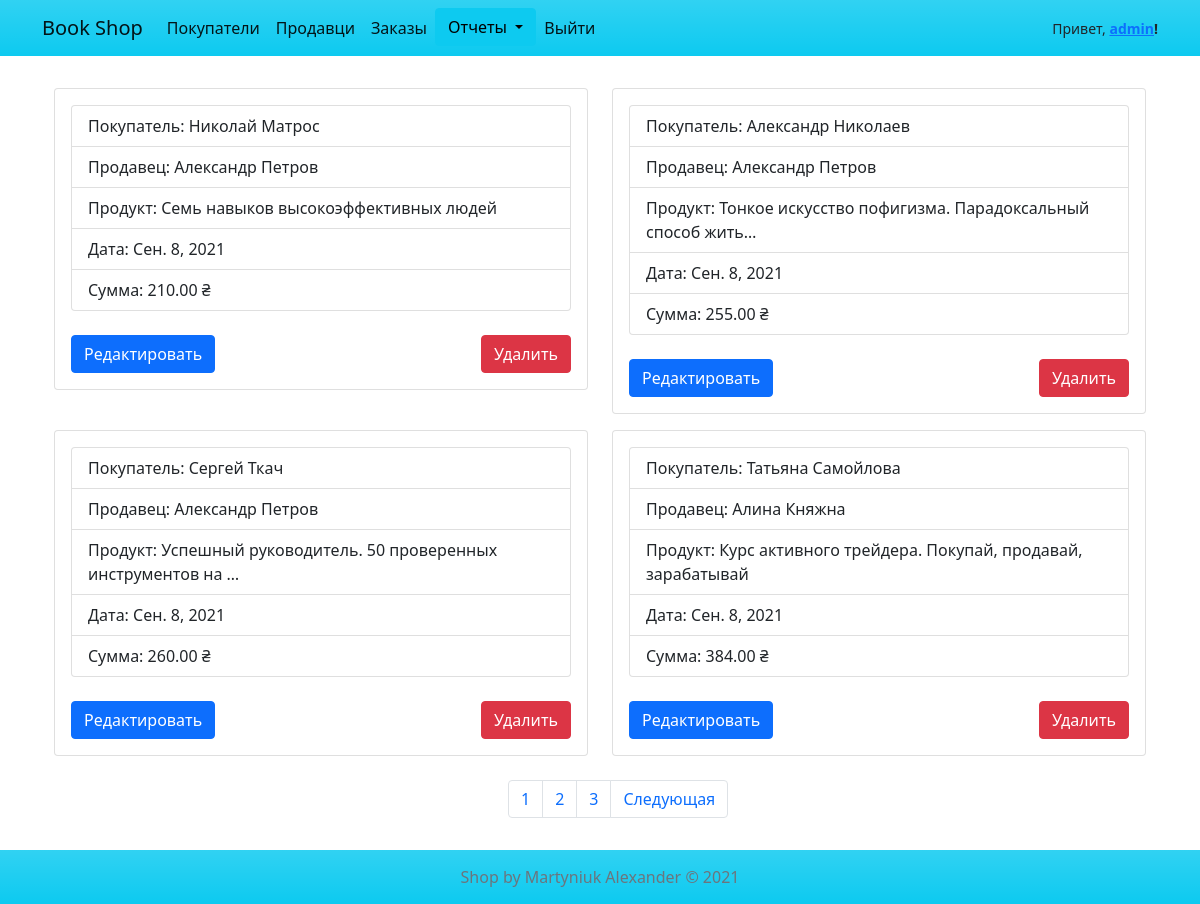
Page /order (signed in) on the committed database.
### app/models.py (models this page shows)
class Order(models.Model):
    customer = models.ForeignKey(
        'Customer',
        on_delete=models.CASCADE,
        related_name='orders',
        related_query_name='order',
        verbose_name='Покупатель'
    )
    seller = models.ForeignKey(
        'Seller',
        on_delete=models.CASCADE,
        related_name='orders',
        related_query_name='order',
        verbose_name='Продавец'
    )
    product = models.ForeignKey(
        'Product',
        on_delete=models.CASCADE,
        related_name='orders',
        related_query_name='order',
        verbose_name='Продукт'
    )
    date = models.DateField(auto_now_add=True, verbose_name='Дата заказа')
    total = models.DecimalField(max_digits=19, decimal_places=2, default=0, verbose_name='Сумма продажи')
    class Meta:
        ordering = ['id']
        verbose_name = 'Заказ'
        verbose_name_plural = 'Заказы'

class Customer(models.Model):
    first_name = models.CharField(max_length=64, blank=False, verbose_name='Имя')
    last_name = models.CharField(max_length=64, blank=False, verbose_name='Фамилия')
    email = models.EmailField(max_length=64, blank=True, null=True, verbose_name='Почта')
    phone = models.CharField(max_length=32, blank=False, verbose_name='Номер телефона')
    class Meta:
        ordering = ['id']
        verbose_name = 'Покупатель'
        verbose_name_plural = 'Покупатели'
    def __str__(self):
        return f'{self.first_name} {self.last_name}'

class Seller(models.Model):
    POSITION_CHOICES = [
        (0, 'Продавец'),
        (1, 'Старший продавец'),
        (2, 'Руководитель отдела продаж')
    ]
    first_name = models.CharField(max_length=64, blank=False, verbose_name='Имя')
    last_name = models.CharField(max_length=64, blank=False, verbose_name='Фамилия')
    email = models.EmailField(max_length=64, blank=True, null=True, verbose_name='Почта')
    phone = models.CharField(max_length=32, blank=False, verbose_name='Номер телефона')
    date = models.DateField(blank=False, verbose_name='Дата контракта')
    position = models.IntegerField(
        blank=False,
        choices=POSITION_CHOICES,
        default=0,
        verbose_name='Должность'
    )
    class Meta:
        ordering = ['id']
        verbose_name = 'Продавец'
        verbose_name_plural = 'Продавцы'
    def __str__(self):
        return f'{self.first_name} {self.last_name}'

class Product(models.Model):
    name = models.CharField(max_length=64, blank=False, verbose_name='Наименование')
    description = models.TextField(blank=True, default='', verbose_name='Описание')
    image = models.ImageField(upload_to='product_images/%Y/%m/%d', verbose_name='Изображение')
    stock = models.IntegerField(blank=True, default=0, verbose_name='В наличии (шт)')
    price = models.DecimalField(max_digits=19, decimal_places=2, default=0, verbose_name='Цена')
    class Meta:
        ordering = ['id']
        verbose_name = 'Продукт'
        verbose_name_plural = 'Продукты'
    def __str__(self):
        return self.name

### app/views.py (the view, shortened to what this page needs)
# urls.py: path('order', order, name="order_list"),
def order(request):
    if not request.user.is_authenticated:
        return redirect('/auth/login')
    order_list = Order.objects.all()
    page_obj = pagination(num_items_page=4, obj=order_list, request=request.GET.get('page'))
    return render(
        request, 'site_items/order.html',
        {
            'list_pagination': page_obj,
            'title': 'Заказы'
        }
    )

### app/pagination.py (called while the page is built)
def pagination(num_items_page, obj, request):
    paginator = Paginator(obj, num_items_page)
    page_num = request  # example "request.GET.get('page')"
    page_obj = paginator.get_page(page_num)
    return page_obj

### templates/site_items/order.html (shortened to what this page needs)
{% extends 'partials/base.html' %}
{% block content %}
    <div class="container mt-3">
        <div class="row">
            {% for order in list_pagination %}
                <div class="col-md-6">
                    <div class="card mt-3">
                        <div class="card-body">
                            <ul class="list-group">
                                <li class="list-group-item">Покупатель: {{ order.customer }}</li>
                                <li class="list-group-item">Продавец: {{ order.seller }}</li>
                                <li class="list-group-item">Продукт: {{ order.product|truncatechars:55 }}</li>
                                <li class="list-group-item">Дата: {{ order.date }}</li>
                                <li class="list-group-item">Сумма: {{ order.total }} &#8372</li>
                            </ul>
                            <div class="d-flex justify-content-between">
                                <form action="{% url 'update_item_order' order.id %}" method="get" class="mt-4"
                                      style="">
                                    <button class="btn btn-primary">Редактировать</button>
                                </form>
                                <form action="{% url 'order_list' %}" method="post" class="mt-4">
                                    <button class="btn btn-danger">Удалить</button>
                                </form>
                            </div>
                        </div>
                    </div>
                </div>
            {% endfor %}
        </div>
    </div>
{% endblock %}

### templates/partials/navbar.html (shortened to what this page needs)
<nav class="navbar navbar-expand-lg navbar-light bg-info bg-gradient">
    <div class="container">
        <a class="navbar-brand" href="{% url 'product_list' %}">Book Shop</a>
        <div class="collapse navbar-collapse d-flex justify-content-between" id="navbarNav">
            <ul class="navbar-nav">
                {% if request.user.is_authenticated %}
                    <li class="nav-item">
                        <a class="nav-link active" aria-current="page" href="{% url 'customer_list' %}">Покупатели</a>
                    </li>
                    <li class="nav-item">
                        <a class="nav-link active" aria-current="page" href="{% url 'seller_list' %}">Продавци</a>
                    </li>
                    <li class="nav-item">
                        <a class="nav-link active" aria-current="page" href="{% url 'order_list' %}">Заказы</a>
                    </li>
                    <li class="nav-item">
                        <div class="btn-group">
                            <button type="button" class="btn btn-info dropdown-toggle" data-bs-toggle="dropdown"
                                    aria-expanded="false">
                                Отчеты
                            </button>
                        </div>
                    </li>
                    <li class="nav-item">
                        <a class="nav-link active" aria-current="page" href="{% url 'logout' %}">Выйти</a>
                    </li>
                {% endif %}
            </ul>
            {% if request.user.is_authenticated %}
                <small>Привет, <strong>
                    <a href="{% url 'profile' %}">{{ request.user.username }}</a>!
                </strong></small>
            {% endif %}
        </div>
    </div>
</nav>

### static/style.css (style rules this page uses)
html, body { height: 100%; }
body { display: flex; flex-direction: column; }

### rows in the picture
Order: customer "Николай Матроc", seller "Александр Петров", product "Семь навыков высокоэффективных людей", date "Сен. 8, 2021", total "210.00"
Order: customer "Александр Николаев", seller "Александр Петров", product "Тонкое искусство пофигизма. Парадоксальный способ жить…", date "Сен. 8, 2021", total "255.00"
Order: customer "Сергей Ткач", seller "Александр Петров", product "Успешный руководитель. 50 проверенных инструментов на …", date "Сен. 8, 2021", total "260.00"
Order: customer "Татьяна Самойлова", seller "Алина Княжна", product "Курс активного трейдера. Покупай, продавай, зарабатывай", date "Сен. 8, 2021", total "384.00"

### other values in the picture
{{ request.user.username }} "admin"
{{ num }} "1" "2" "3"
